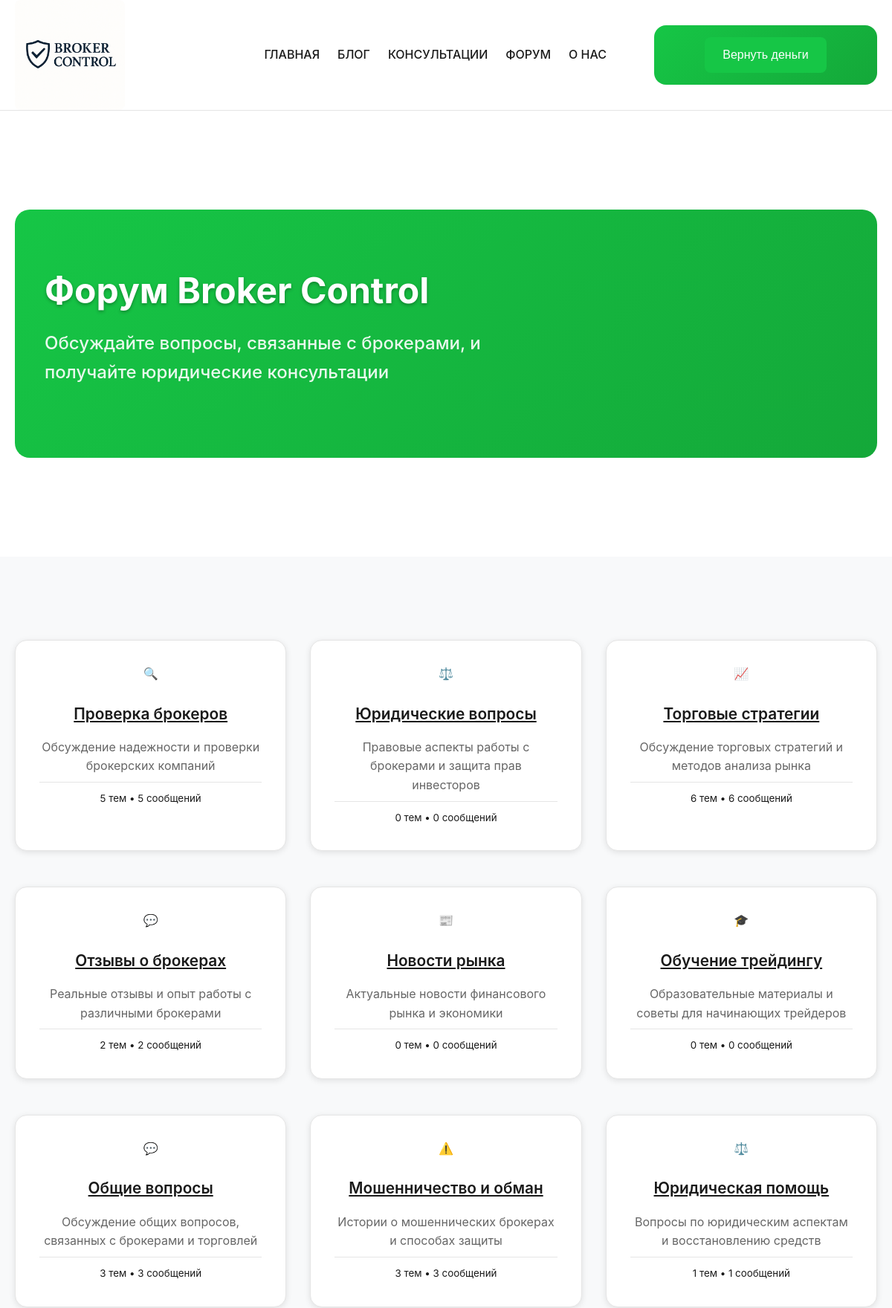
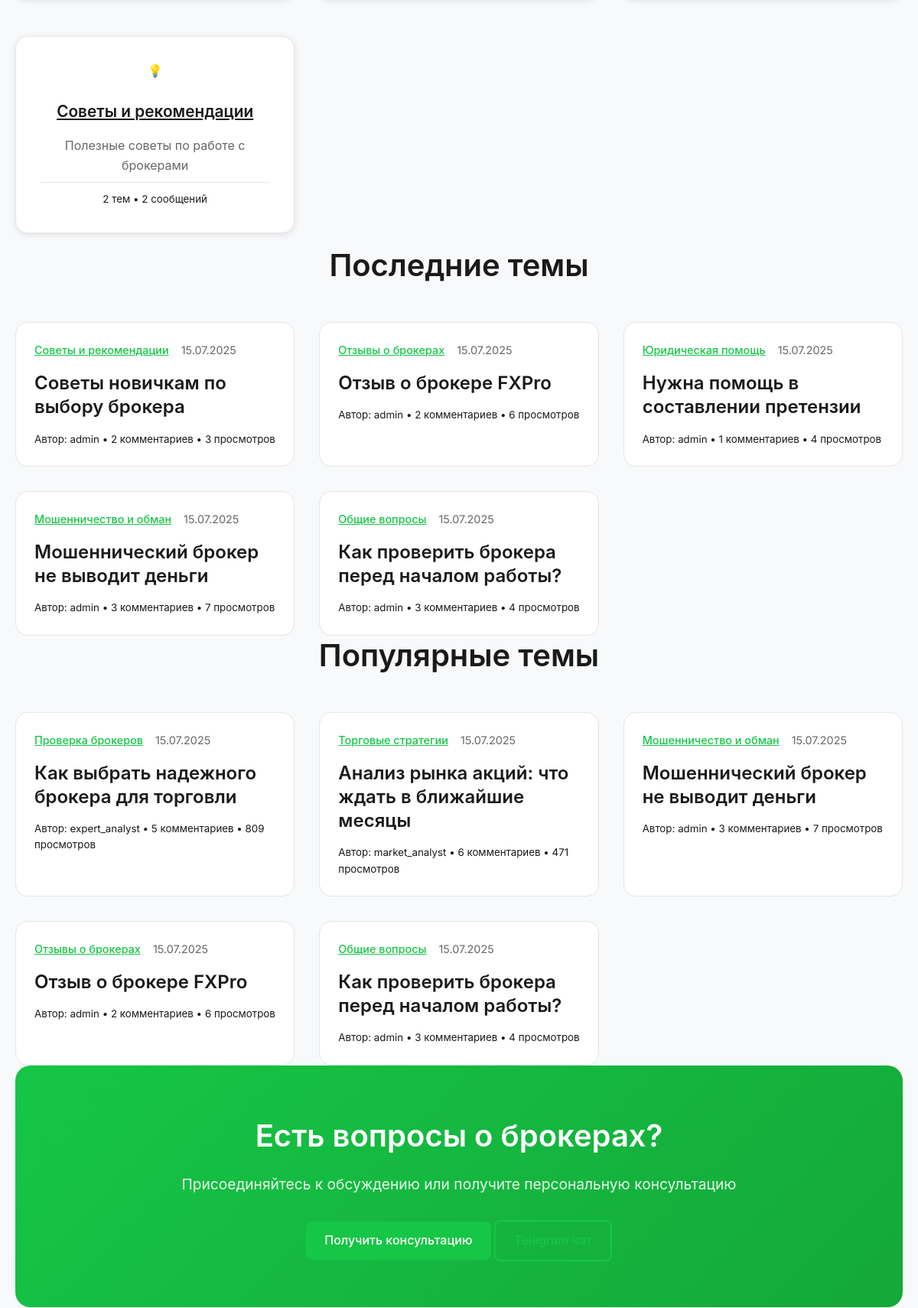
The app's page /forum/ (upper part) with its own data (2 pictures, top to bottom).
### forum/models.py (models this page shows, shortened)
class ForumCategory(models.Model):
    name = models.CharField(max_length=100, verbose_name="Название категории")
    slug = models.SlugField(max_length=100, unique=True, verbose_name="URL")
    description = models.TextField(blank=True, verbose_name="Описание")
    icon = models.CharField(max_length=50, blank=True, verbose_name="Иконка (emoji)")
    order = models.IntegerField(default=0, verbose_name="Порядок")
    is_active = models.BooleanField(default=True, verbose_name="Активна")
    meta_title = models.CharField(max_length=60, blank=True, verbose_name="Meta Title")
    meta_description = models.CharField(max_length=160, blank=True, verbose_name="Meta Description")
    meta_keywords = models.CharField(max_length=255, blank=True, verbose_name="Meta Keywords")
    created_at = models.DateTimeField(auto_now_add=True, verbose_name="Создано")
    updated_at = models.DateTimeField(auto_now=True, verbose_name="Обновлено")
    class Meta:
        verbose_name = "Категория форума"
        verbose_name_plural = "Категории форума"
        ordering = ['order', 'name']

class ForumTopic(models.Model):
    STATUS_CHOICES = [
        ('open', 'Открытая'),
        ('closed', 'Закрытая'),
        ('pinned', 'Закрепленная'),
    ]
    title = models.CharField(max_length=200, verbose_name="Заголовок")
    slug = models.SlugField(max_length=200, unique=True, verbose_name="URL")
    content = RichTextField(verbose_name="Содержание")
    category = models.ForeignKey(
        ForumCategory,
        on_delete=models.CASCADE,
        related_name='topics',
        verbose_name="Категория"
    )
    author = models.ForeignKey(
        User,
        on_delete=models.CASCADE,
        related_name='forum_topics',
        verbose_name="Автор"
    )
    status = models.CharField(
        max_length=10,
        choices=STATUS_CHOICES,
        default='open',
        verbose_name="Статус"
    )
    is_active = models.BooleanField(default=True, verbose_name="Активна")
    views_count = models.PositiveIntegerField(default=0, verbose_name="Просмотры")
    meta_title = models.CharField(max_length=60, blank=True, verbose_name="Meta Title")
    meta_description = models.CharField(max_length=160, blank=True, verbose_name="Meta Description")
    meta_keywords = models.CharField(max_length=255, blank=True, verbose_name="Meta Keywords")
    created_at = models.DateTimeField(auto_now_add=True, verbose_name="Создано")
    updated_at = models.DateTimeField(auto_now=True, verbose_name="Обновлено")
    class Meta:
        verbose_name = "Тема форума"
        verbose_name_plural = "Темы форума"
        ordering = ['-created_at']

### forum/views.py (the view)
# urls.py: path('', views.ForumIndexView.as_view(), name='index'),
class ForumIndexView(ListView):
    model = ForumCategory
    template_name = 'forum/index.html'
    context_object_name = 'categories'
    def get_queryset(self):
        return ForumCategory.objects.filter(is_active=True).annotate(
            topics_count=Count('topics', filter=Q(topics__is_active=True)),
            posts_count=Count('topics__posts', filter=Q(topics__posts__is_approved=True))
        )
    def get_context_data(self, **kwargs):
        context = super().get_context_data(**kwargs)
        context['recent_topics'] = ForumTopic.objects.filter(is_active=True).order_by('-created_at')[:5]
        context['popular_topics'] = ForumTopic.objects.filter(is_active=True).order_by('-views_count')[:5]
        return context

### content/context_processors.py (called while the page is built)
def site_settings(request):
    return {
        'site_settings': SiteSettings.objects.first(),
        'contact_info': ContactInfo.objects.first(),
        'about_us': AboutUs.objects.first(),
        'our_mission': OurMission.objects.all(),
        'our_team': OurTeam.objects.all(),
        'our_values': OurValues.objects.all()
    }

### templates/forum/index.html (shortened to what this page needs)
{% extends 'base.html' %}
{% load static %}
{% block content %}
<section class="hero-section">
    <div class="container">
        <div class="hero-content">
            <div class="hero-text">
                <h1 class="hero-title">Форум Broker Control</h1>
                <p class="hero-subtitle">Обсуждайте вопросы, связанные с брокерами, и получайте юридические консультации</p>
            </div>
        </div>
    </div>
</section>
<section class="about-section">
    <div class="container">
        <div class="row">
            <div class="col-12">
                <div class="services__grid">
                    {% for category in categories %}
                    <div class="service-card">
                        <div class="service-card__icon">
                            {{ category.icon|default:"💬" }}
                        </div>
                        <h3 class="service-card__title">
                            <a href="{% url 'forum:category_detail' category.slug %}" class="text-decoration-none">
                                {{ category.name }}
                            </a>
                        </h3>
                        <p class="service-card__description">
                            {{ category.description|default:"Обсуждение тем категории" }}
                        </p>
                        <div class="service-card__meta">
                            <small class="text-muted">
                                {{ category.topics_count }} тем • {{ category.posts_count }} сообщений
                            </small>
                        </div>
                    </div>
                    {% empty %}
                    <div class="col-12 text-center">
                        <div class="blog__empty">
                            <p>Категории форума еще не созданы</p>
                        </div>
                    </div>
                    {% endfor %}
                </div>
            </div>
        </div>
        {% if recent_topics %}
        <div class="row mt-5">
            <div class="col-12">
                <h2 class="section-title">Последние темы</h2>
                <div class="blog__grid">
                    {% for topic in recent_topics %}
                    <article class="blog-post">
                        <div class="blog-post__content">
                            <div class="blog-post__meta">
                                <span class="blog-post__category">
                                    <a href="{% url 'forum:category_detail' topic.category.slug %}">
                                        {{ topic.category.name }}
                                    </a>
                                </span>
                                <span class="blog-post__date">{{ topic.created_at|date:"d.m.Y" }}</span>
                            </div>
                            <h3 class="blog-post__title">
                                <a href="{% url 'forum:topic_detail' topic.slug %}">
                                    {{ topic.title }}
                                </a>
                            </h3>
                            <div class="blog-post__footer">
                                <small class="text-muted">
                                    Автор: {{ topic.author.username }} •
                                    {{ topic.posts.count }} комментариев •
                                    {{ topic.views_count }} просмотров
                                </small>
                            </div>
                        </div>
                    </article>
                    {% endfor %}
                </div>
            </div>
        </div>
        {% endif %}
        {% if popular_topics %}
        <div class="row mt-5">
            <div class="col-12">
                <h2 class="section-title">Популярные темы</h2>
                <div class="blog__grid">
                    {% for topic in popular_topics %}
                    <article class="blog-post">
                        <div class="blog-post__content">
                            <div class="blog-post__meta">
                                <span class="blog-post__category">
                                    <a href="{% url 'forum:category_detail' topic.category.slug %}">
                                        {{ topic.category.name }}
                                    </a>
                                </span>
                                <span class="blog-post__date">{{ topic.created_at|date:"d.m.Y" }}</span>
                            </div>
                            <h3 class="blog-post__title">
                                <a href="{% url 'forum:topic_detail' topic.slug %}">
                                    {{ topic.title }}
                                </a>
                            </h3>
                            <div class="blog-post__footer">
                                <small class="text-muted">
                                    Автор: {{ topic.author.username }} •
                                    {{ topic.posts.count }} комментариев •
                                    {{ topic.views_count }} просмотров
                                </small>
                            </div>
                        </div>
                    </article>
                    {% endfor %}
                </div>
            </div>
        </div>
        {% endif %}
        <div class="row mt-5">
            <div class="col-12 text-center">
                <div class="contact-cta">
                    <h3 class="contact-cta__title">Есть вопросы о брокерах?</h3>
                    <p class="contact-cta__description">
                        Присоединяйтесь к обсуждению или получите персональную консультацию
                    </p>
                    <div class="d-flex justify-content-center gap-3">
                        <a href="#" onclick="openConsultationForm(); return false;" class="btn btn--primary">
                            Получить консультацию
                        </a>
                        <a href="https://t.me/brokercontrol" target="_blank" class="btn btn--secondary">
                        </a>
                    </div>
                </div>
            </div>
        </div>
    </div>
</section>
{% endblock %}

### records on screen
ForumCategory: icon "🔍", name "Проверка брокеров", description "Обсуждение надежности и проверки брокерских компаний", topics_count "5", posts_count "5"
ForumCategory: icon "⚖️", name "Юридические вопросы", description "Правовые аспекты работы с брокерами и защита прав инвесторов", topics_count "0", posts_count "0"
ForumCategory: icon "📈", name "Торговые стратегии", description "Обсуждение торговых стратегий и методов анализа рынка", topics_count "6", posts_count "6"
ForumCategory: icon "💬", name "Отзывы о брокерах", description "Реальные отзывы и опыт работы с различными брокерами", topics_count "2", posts_count "2"
ForumCategory: icon "📰", name "Новости рынка", description "Актуальные новости финансового рынка и экономики", topics_count "0", posts_count "0"
ForumCategory: icon "🎓", name "Обучение трейдингу", description "Образовательные материалы и советы для начинающих трейдеров", topics_count "0", posts_count "0"
ForumCategory: icon "💬", name "Общие вопросы", description "Обсуждение общих вопросов, связанных с брокерами и торговлей", topics_count "3", posts_count "3"
ForumCategory: icon "⚠️", name "Мошенничество и обман", description "Истории о мошеннических брокерах и способах защиты", topics_count "3", posts_count "3"
ForumCategory: icon "⚖️", name "Юридическая помощь", description "Вопросы по юридическим аспектам и восстановлению средств", topics_count "1", posts_count "1"
ForumCategory: icon "💡", name "Советы и рекомендации", description "Полезные советы по работе с брокерами", topics_count "2", posts_count "2"
ForumTopic: category.name "Советы и рекомендации", created_at "15.07.2025", title "Советы новичкам по выбору брокера", author.username "admin", posts.count "2", views_count "3"
ForumTopic: category.name "Отзывы о брокерах", created_at "15.07.2025", title "Отзыв о брокере FXPro", author.username "admin", posts.count "2", views_count "6"
ForumTopic: category.name "Юридическая помощь", created_at "15.07.2025", title "Нужна помощь в составлении претензии", author.username "admin", posts.count "1", views_count "4"
ForumTopic: category.name "Мошенничество и обман", created_at "15.07.2025", title "Мошеннический брокер не выводит деньги", author.username "admin", posts.count "3", views_count "7"
ForumTopic: category.name "Общие вопросы", created_at "15.07.2025", title "Как проверить брокера перед началом работы?", author.username "admin", posts.count "3", views_count "4"
ForumTopic: category.name "Проверка брокеров", created_at "15.07.2025", title "Как выбрать надежного брокера для торговли", author.username "expert_analyst", posts.count "5", views_count "809"
ForumTopic: category.name "Торговые стратегии", created_at "15.07.2025", title "Анализ рынка акций: что ждать в ближайшие месяцы", author.username "market_analyst", posts.count "6", views_count "471"
